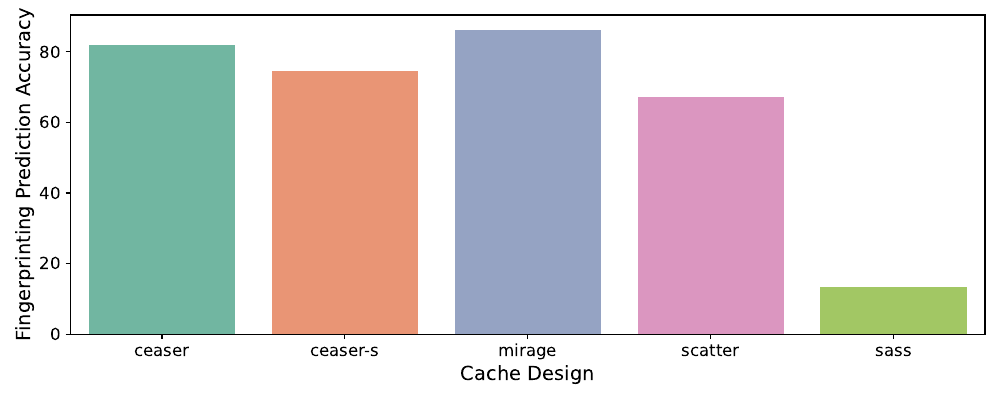

Write Python code to recreate this figure.
import seaborn as sns
import matplotlib.pyplot as plt

x_axis = ['ceaser', 'ceaser-s', 'mirage', 'scatter', 'sass']
y_axis = [81.9, 74.6, 86.1, 67.1, 13.5]


plt.figure(figsize=(10, 4))  
sns.barplot(x=x_axis, y=y_axis, palette='Set2') 

plt.xlabel('Cache Design', fontsize=14)
plt.ylabel('Fingerprinting Prediction Accuracy', fontsize=14)

plt.tick_params(axis='both', which='major', labelsize=12)


plt.tight_layout()
plt.savefig('accuracy.pdf', format='pdf')